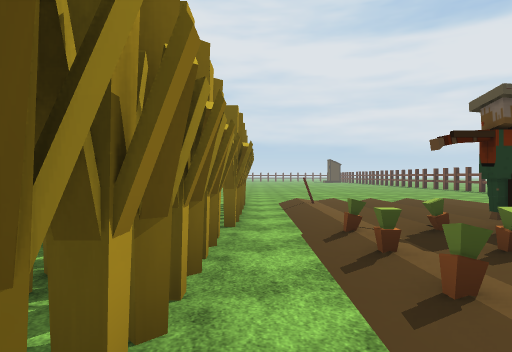
View 1 (above)

24 first-person views from a walk through a Unity game level. The camera is 1.5 m above the floor, looks level and sees 75° across. The floor is counted in squares, 2 m on a side. Each view is taken from the middle of a square. On the plan, view 1 faces up. The plan holds only what a view shows up to about 11 squares ahead; the rest is blank. The place goes on beyond the plan. Flat ground stands in for the terrain. Some surface patterns are stand-ins.

View 2
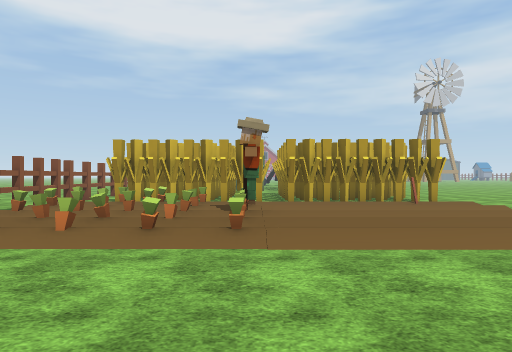

View 3
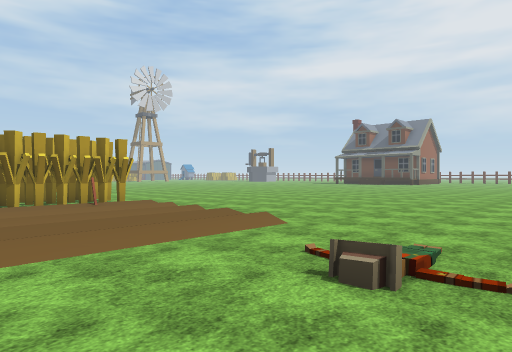

View 4
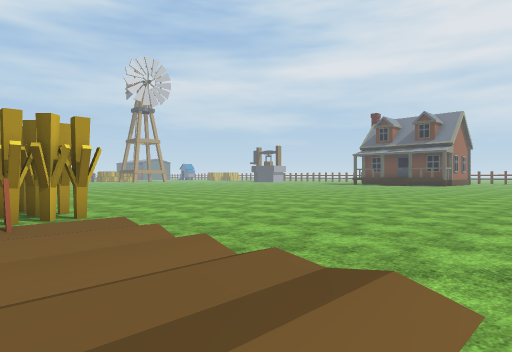

View 5
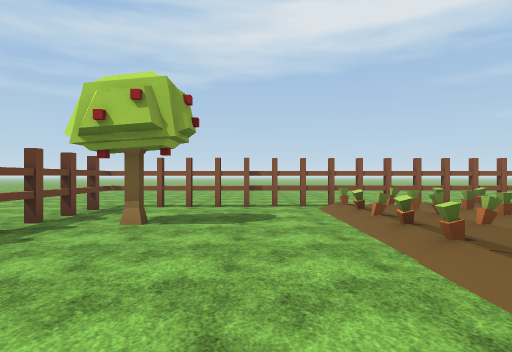

View 6
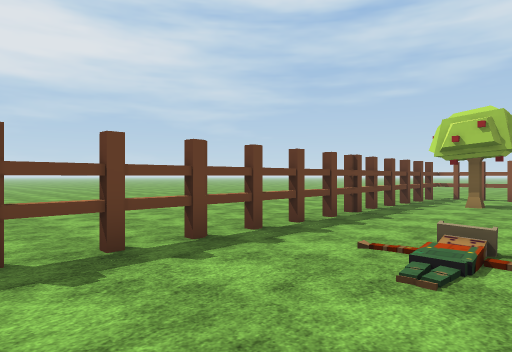

View 7
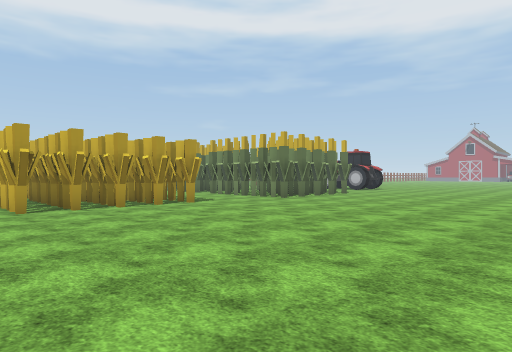

View 8
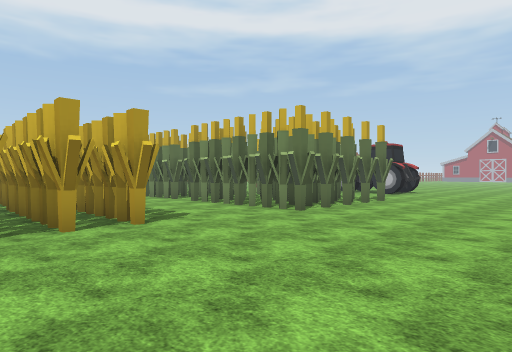

View 9
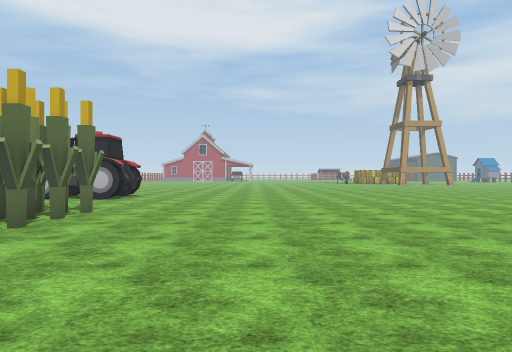

View 10
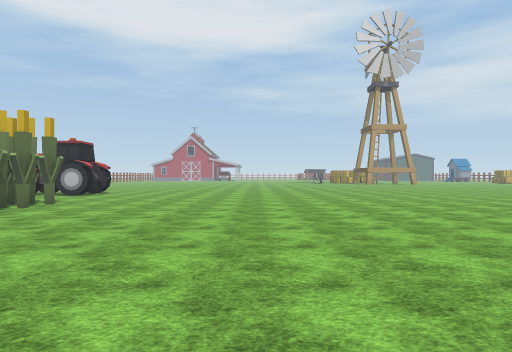

View 11
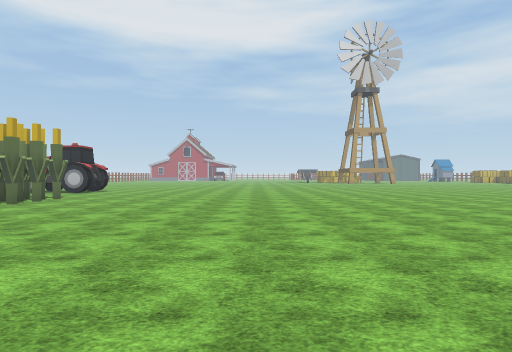

View 12
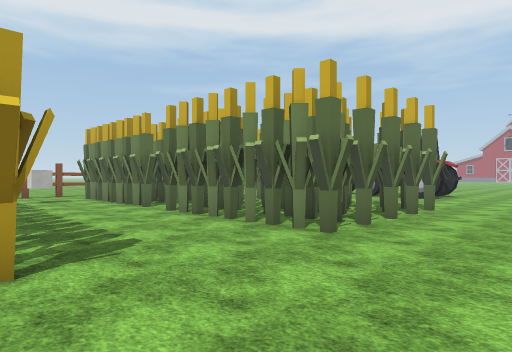

View 13
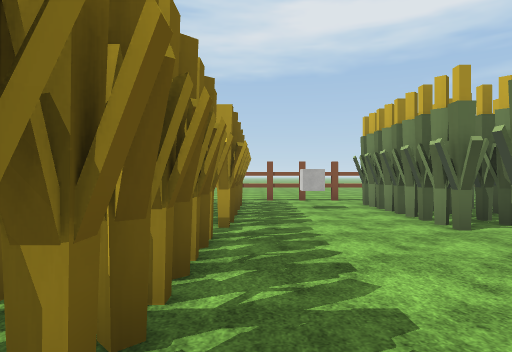

View 14
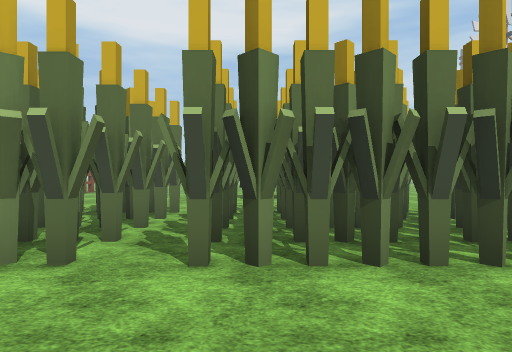

View 15
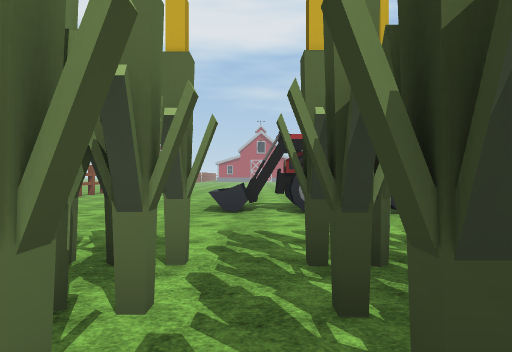

View 16
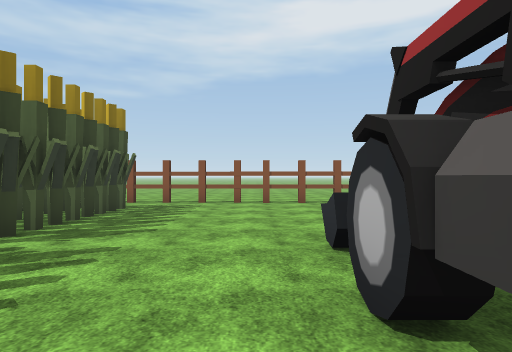

View 17
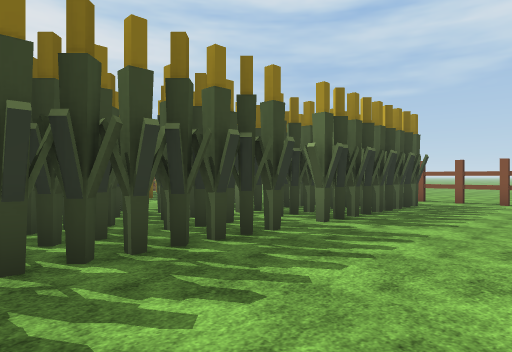

View 18
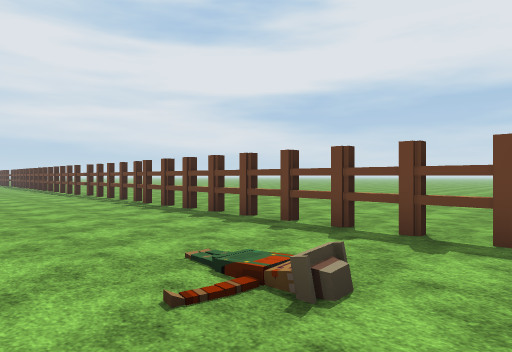

View 19
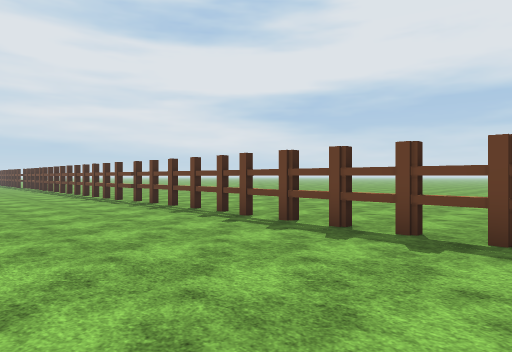

View 20
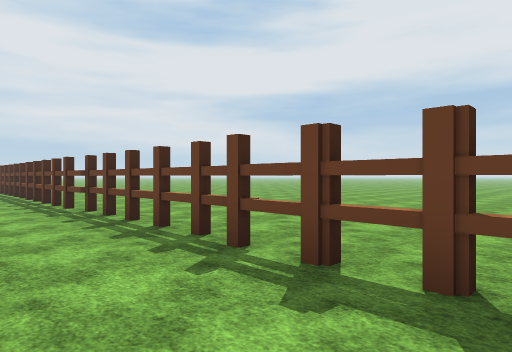

View 21
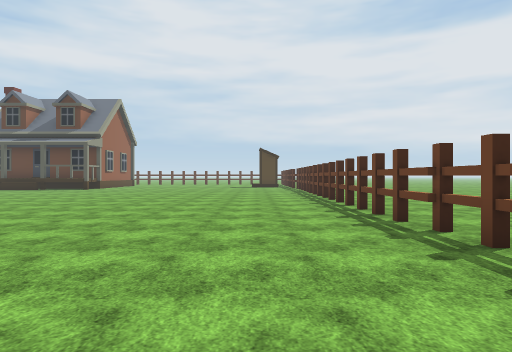

View 22
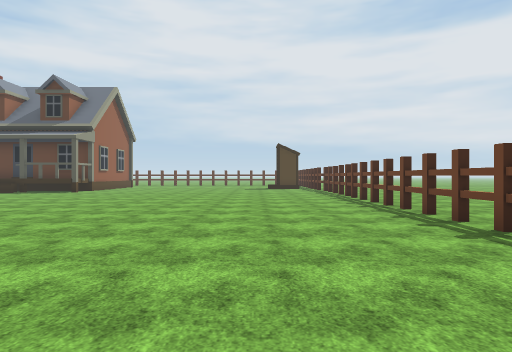

View 23
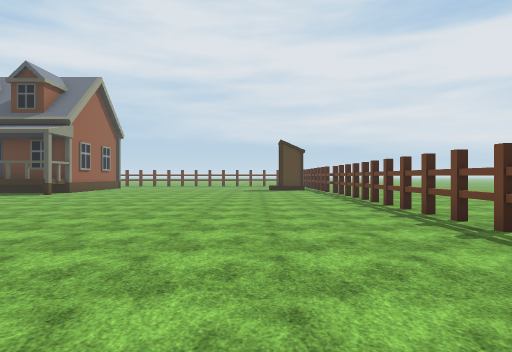

View 24
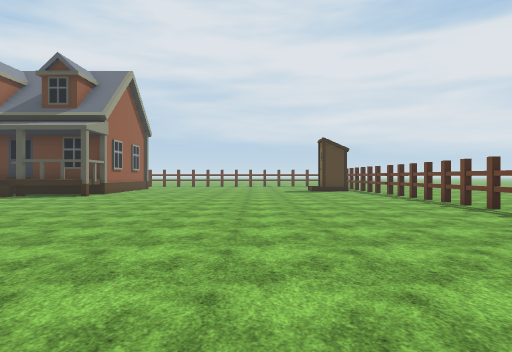

### Floor plan
Key: @ floor where view 1 was taken; # wall or solid block; . main floor; : floor 0.25 m higher than the main floor; / step, stairs or slope; = window, fence, low wall or low ledge; ^ raised ledge; S scarecrow; T thing the floor can be seen under or through; O other object.
Columns run from 16 left of view 1 to 11 right of it. Each row starts with its distance up from view 1.
 32              .............#.
 31              .............T.
 30               ............T.
 29                ...........T.
 28                ...........T.
 27                 ..........T.
 26                 ..........T.
 25                 ..........T.
 24     ..           .........T.
 23   .....           ........T.
 22   ......           .......T.
 21 ..........         .......T.
 20 ...........         ......T.
 19 .............      .......T.
 18 ..............    ........T.
 17 ................ .........T.
 16 ..........................T.
 15 ..........................T.
 14 ..........................T.
 13 ..........................T.
 12 ..........................T.
 11 ..........................T.
 10 ..........................T.
  9 ....#####...#####/////....T.
  8 O...#####...#####/://:../.T.
  7 #...#####...#####/://:../.T.
  6 O...#####...#####/://:....T.
  5 ^...........#####/://:....T.
  4 ^...#####..#####./=S/:....##
  3 ....#####..#####.=====.....#
  2 ....#####..#  ##.=====...#.#
  1 ....#####.O#  ##.=====.....#
  0 ....#   #..#  ##@/:=::.....#
 -1 TTTTTT  ####  ###=TTT=TTTTTT
 -2 .....   ....    ..  ........
 -3 .....           ..  ........
 -4                      .......

Positions as (right, up) in squares from view 1, and headings:
1: (0, 0), facing up
2: (9, 4), facing left
3: (9, 5), facing up-left
4: (6, 7), facing up-left
5: (7, 7), facing down
6: (7, 11), facing down-right
7: (1, 17), facing down-left
8: (-2, 14), facing down-left
9: (-5, 13), facing left
10: (-3, 15), facing left
11: (-1, 16), facing left
12: (-4, 12), facing down-left
13: (-5, 9), facing down
14: (-5, 6), facing left
15: (-9, 5), facing left
16: (-15, 8), facing down
17: (-15, 9), facing down-right
18: (6, 6), facing up-right
19: (6, 10), facing up-right
20: (8, 12), facing up-right
21: (8, 15), facing up
22: (7, 18), facing up
23: (7, 20), facing up
24: (5, 21), facing up
